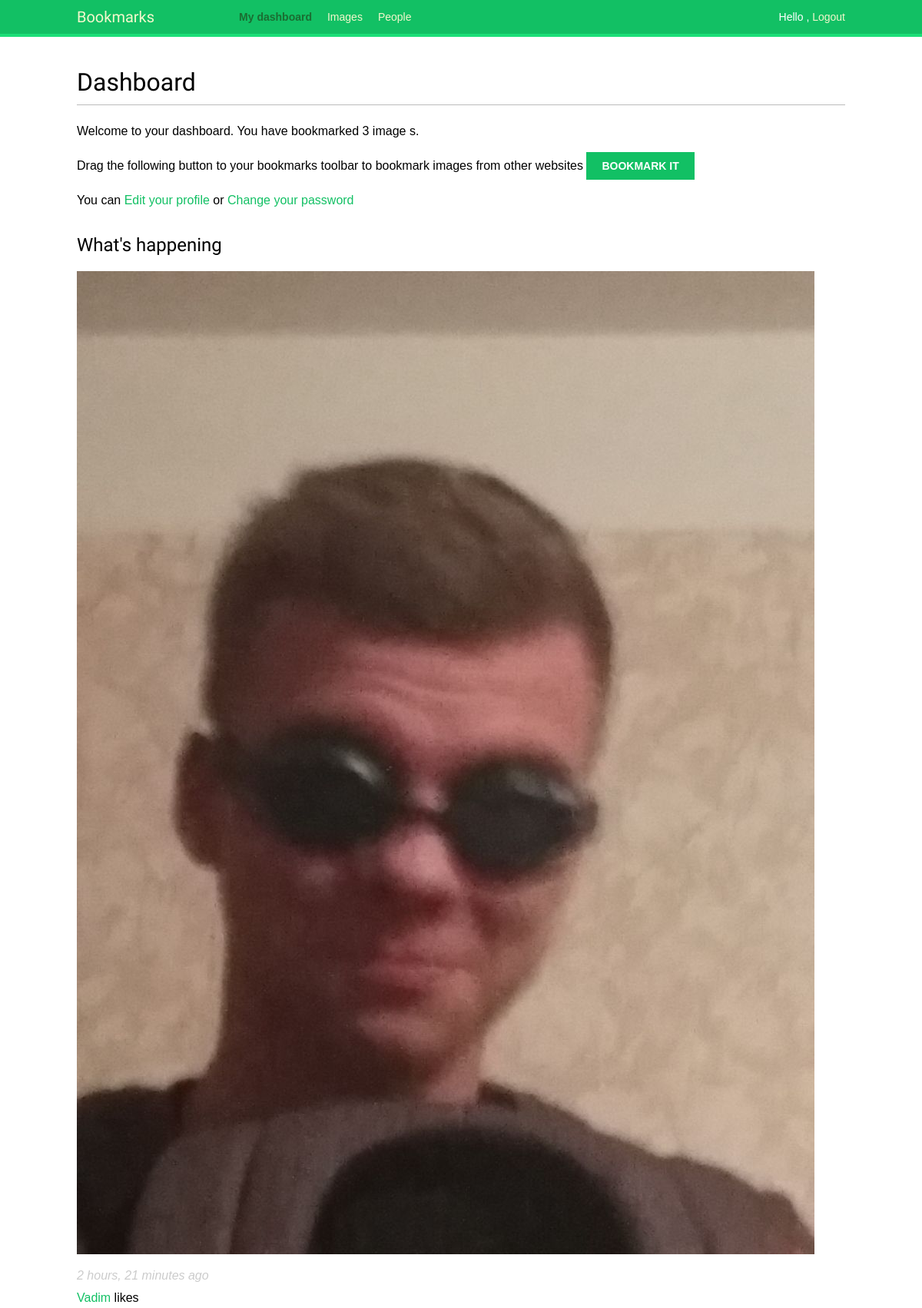
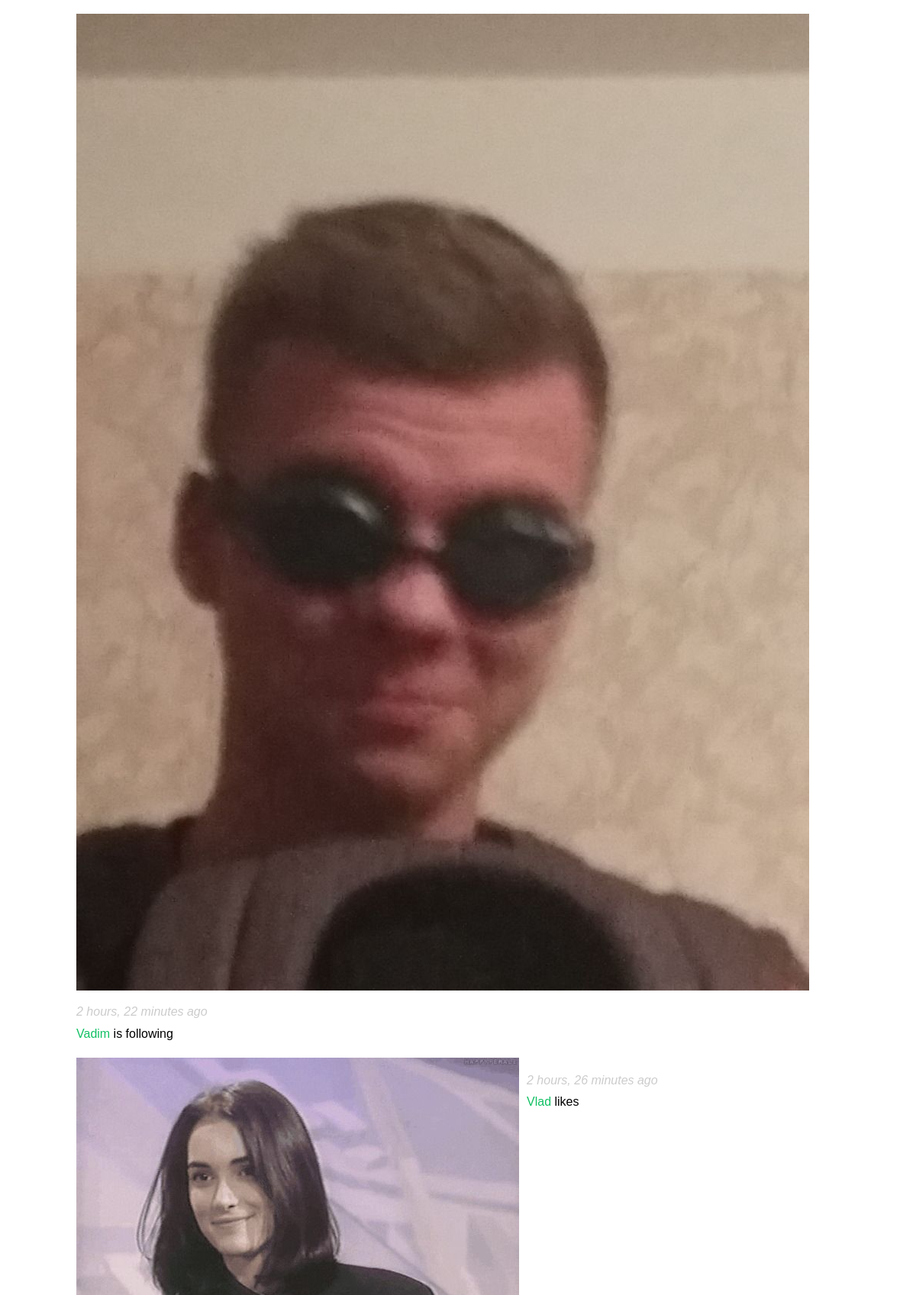
/account/ (signed in, upper part), run on the app's committed database (2 pictures, top to bottom).
### actions/models.py (models this page shows)
class Action(models.Model):
    user = models.ForeignKey('auth.User', related_name='action',
                             db_index=True, on_delete=models.CASCADE)
    verb = models.CharField(max_length=255)
    target_ct = models.ForeignKey(ContentType, blank=True, null=True,
                                  related_name='target_obj', on_delete=models.CASCADE)
    target_id = models.PositiveIntegerField(null=True, blank=True, db_index=True)
    target = GenericForeignKey('target_ct', 'target_id')
    created = models.DateTimeField(auto_now_add=True, db_index=True)
    class Meta:
        ordering = ('-created',)

### account/views.py (the view)
# urls.py: path('', views.dashboard, name='dashboard'),
@login_required
def dashboard(request):
    actions = Action.objects.exclude(user=request.user)
    following_ids = request.user.following.values_list('id',
                                                       flat=True)
    if following_ids:
        actions = actions.filter(user_id__in=following_ids)
    actions = actions.select_related('user', 'user__profile')\
                     .prefetch_related('target')[:10]
    return render(request,
                  'account/dashboard.html',
                  {'section': 'dashboard',
                   'actions': actions})

### account/templates/account/dashboard.html (shortened to what this page needs)
{% extends 'base.html' %}
{% block content %}
    <h1>Dashboard</h1>
    {% with total_images_created=request.user.images_created.count %}
        <p> Welcome to your dashboard. You have bookmarked {{ total_images_created }} image {{ total_images_created|pluralize }}.</p>
    {% endwith %}
    <p>
        Drag the following button to your bookmarks toolbar to bookmark images from other websites
        <a href="javascript:{% include "bookmarklet_launcher.js" %}" class="button">Bookmark it</a>
    </p>
    <p>
        You can <a href="{% url "edit" %}"> Edit your profile </a> or
        <a href="{% url "password_change" %}"> Change your password</a>
    </p>
    <h2>What's happening</h2>
    <div id="action-list">
        {% for action in actions %}
            {% include "actions/action/detail.html" %}
        {% endfor %}
    </div>
{% endblock %}

### actions/templates/actions/action/detail.html (shortened to what this page needs)
{% load thumbnail %}
{% with user=action.user profile=action.user.profile %}
<div class="action">
  <div class="images">
    {% if profile.photo %}
      {% thumbnail user.profile.photo "80x80" crop="100%" as im %}
        <a href="{{ user.get_absolute_url }}">
          <img src="{{ im.url }}" alt="{{ user.get_full_name }}" class="item-img">
        </a>
      {% endthumbnail %}
    {% endif %}
  </div>
  <div class="info">
    <p>
      <span class="date">{{ action.created|timesince }} ago</span>
      <br />
      <a href="{{ user.get_absolute_url }}">
        {{ user.first_name }}
      </a>
      {{ action.verb }}
    </p>
  </div>
</div>
{% endwith %}

### account/static/css/base.css (style rules this page uses)
body { margin:0; padding:0; font-family:helvetica, sans-serif; }
p { line-height: 1.8; }
a { color:#12c064; text-decoration:none; }
h1, h2, h3, h4, h5 , h6 { font-family: 'Muli', sans-serif; font-weight:normal; }
h1 { border-bottom:1px solid #bbb; padding:0 0 10px 0; margin:10px 0 20px 0; }
h2 { margin:30px 0 20px; }
input[type=submit], a.button { font-weight:bold; background:#12c064; color:#fff; padding:10px 20px; font-size:14px; text-transform:uppercase; }
.action { clear:both; overflow:auto; }
.action .images { float:left; margin:0 10px 10px 0; }
.action .date { font-style:italic; color:#ccc; }

### data on the page
Action: created "2 hours, 21 minutes", user.first_name "Vadim", verb "likes"
Action: created "2 hours, 22 minutes", user.first_name "Vadim", verb "is following"
Action: shows a picture, created "2 hours, 26 minutes", user.first_name "Vlad", verb "likes"

### other printed values
{{ total_images_created }} "3"
